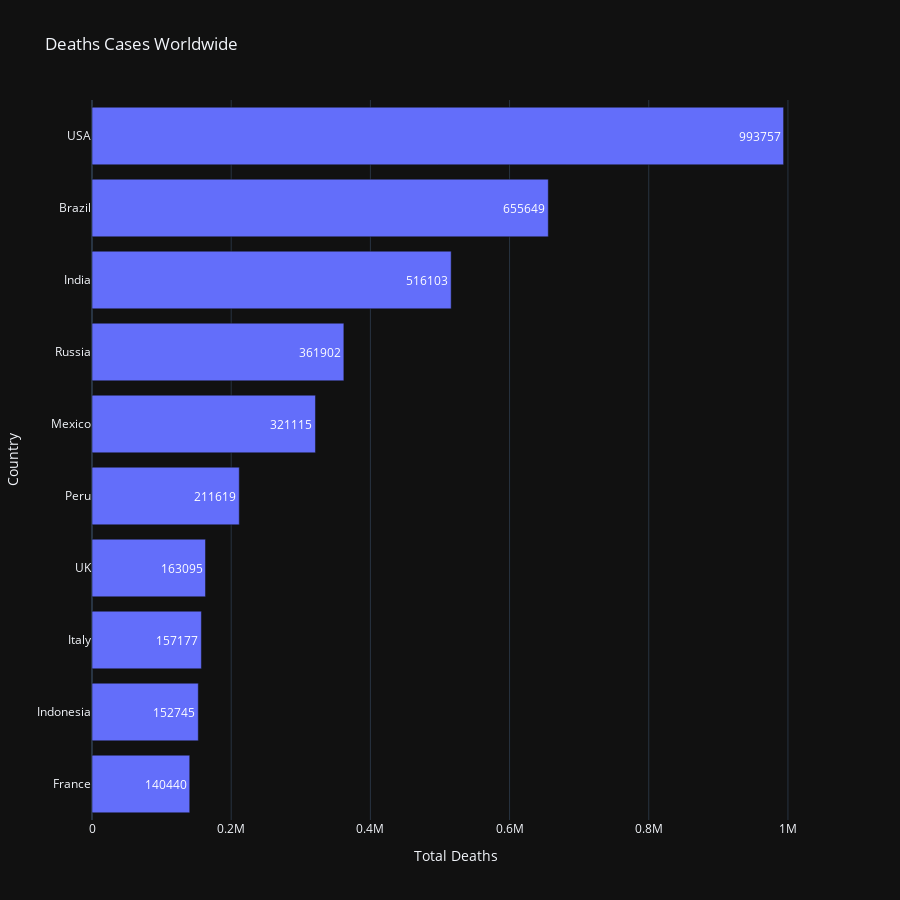

Notebook cell for this chart:
### Code cell
Global_DeathCases = Cleaned_Data1[['Country','Total Deaths']]
Global_DeathCases.index = np.arange(1, 226)

fig = px.bar(Global_DeathCases.sort_values('Total Deaths',ascending=False)[:10][::-1],x='Total Deaths',y='Country',title='Deaths Cases Worldwide',text='Total Deaths', height=900, orientation='h')
fig.show()

### Figure 1 — Plotly figure (JSON) as saved in the notebook; plotly's stock layout.template omitted (floating-point values rounded to 4 significant figures)
{"data": [{"alignmentgroup": "True", "hovertemplate": "Total Deaths=%{text}<br>Country=%{y}<extra></extra>", "legendgroup": "", "marker": {"color": "#636efa", "pattern": {"shape": ""}}, "name": "", "offsetgroup": "", "orientation": "h", "showlegend": false, "text": [140440, 152745, 157177, 163095, 211619, 321115, 361902, 516103, 655649, 993757], "textposition": "auto", "type": "bar", "x": [140440, 152745, 157177, 163095, 211619, 321115, 361902, 516103, 655649, 993757], "xaxis": "x", "y": ["France", "Indonesia", "Italy", "UK", "Peru", "Mexico", "Russia", "India", "Brazil", "USA"], "yaxis": "y"}], "layout": {"barmode": "relative", "height": 900, "legend": {"tracegroupgap": 0}, "title": {"text": "Deaths Cases Worldwide"}, "xaxis": {"anchor": "y", "domain": [0, 1], "title": {"text": "Total Deaths"}}, "yaxis": {"anchor": "x", "domain": [0, 1], "title": {"text": "Country"}}}}
